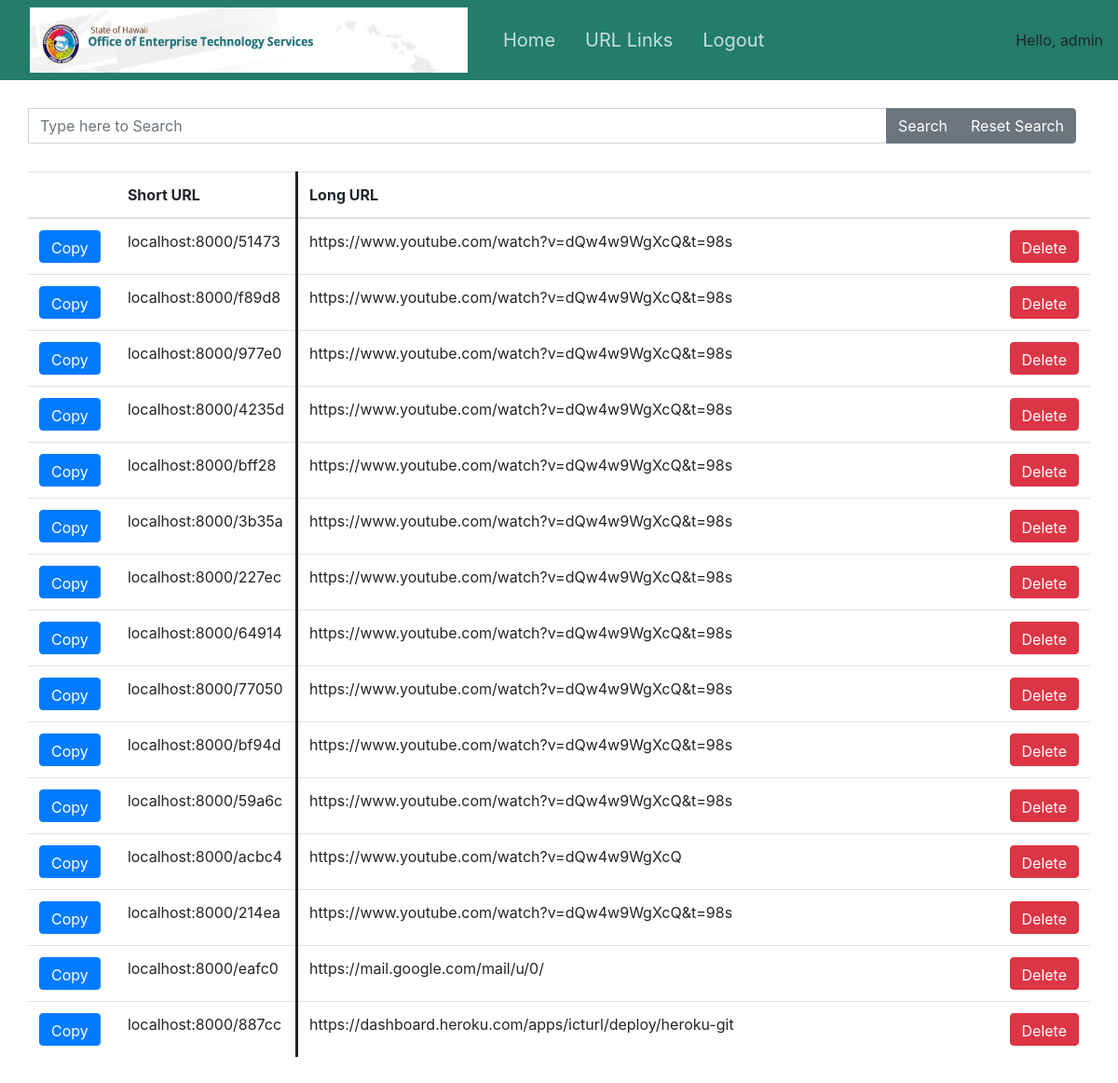
Page /manage/ (signed in) on the committed database.
### playground/models.py (models this page shows)
class Url(models.Model):
    longLink = models.CharField(max_length=1000)
    shortCode = models.CharField(max_length=30)

### playground/views.py (the view)
# urls.py: path('manage/', views.manage_view, name='manage'),
def manage_view(request):
    queryset = Url.objects.all()
    context = {
        'object_list': queryset
    }
    return render (request, 'manage.html', context)

### playground/templates/manage.html (shortened to what this page needs)
{%extends "base.html"%}
{%block content %}
<div class="input-group container" style="padding-left: 0px; padding-top: 30px; display: flex;">
    <input type="search-field" class="form-control" name="searchfield" id="searchfield"
        placeholder="Type here to Search">
    <div class = "input-group-append">
        <button type="button" class="btn btn-secondary" id="search" name="search">Search</button>
        <button type="button" class="btn btn-secondary" id="reset" name="reset"
            onClick="window.location.reload();">Reset Search</button>
    </div>
</div>
<div class="" style="padding: 30px;">
    <table class="table">
        <thead>
            <tr>
                <th class="col col-lg-1"></th>
                <th class="col col-lg-2">Short URL</th>
                <th class="col col-lg-8" style="border-left-style: solid;">Long URL</th>
                <th class="col col-lg-1"></th>
            </tr>
        </thead>
        <tbody>
            {%for instance in object_list %}
            <tr class="record">
                <td class="col col-lg-1"><button name="copy" class="btn btn-primary copy-btn" style="height:35px;"
                        short-add={{instance.shortCode}}>Copy</button></td>
                <td class="col col-lg-2">localhost:8000/{{instance.shortCode}}</td>
                <td class="col col-lg-8" style="border-left-style: solid;">{{instance.longLink}}</td>
                <td class="col col-lg-1"><a href="{%url 'delete_data' instance.id%}" type="button" id="delete" class="delete btn btn-danger"
                        style="height:35px; opacity: 100%;">Delete</a></td>
            </tr>
            {%endfor %}
        </tbody>
    </table>
</div>
{%endblock%}

### playground/templates/navbar.html (shortened to what this page needs)
{% load static %}
<nav class="navbar navbar-expand-lg navbar-light sticky-top" style="background-color: #237d68;">
    <img src="{% static '/logo.png' %}" width="500" height="70" class="d-inline-block align-top" alt="banner" style="padding-right: 30px;">
    <div class="collapse navbar-collapse" id="navbarSupportedContent">
      <ul class="navbar-nav mr-auto">
        <li class="nav-item active">
          <a style ="text-align: center; color: aliceblue;" class="navbar-brand nav-link" href="/">Home<span class="sr-only">(current)</span></a>
        </li>
        <li class="nav-item active">
          <a style ="text-align: center; color: aliceblue;" class="nav-link navbar-brand" href="/manage/">URL Links<span class="sr-only">(current)</span></a>
          </li>
          <li class="nav-item active">
            <a style ="text-align: center; color: aliceblue;" class="nav-link navbar-brand" href="{% url 'logoutUser' %}">Logout<span class="sr-only">(current)</span></a>
          </li>
      </ul>
        <span id="hellomsg">Hello, {{request.user}}</span>
    </div>
  </nav>

### playground/templates/navbar.html (style rules this page uses)
.nav-link { opacity: 80%; }

### rows in the picture
Url: shortCode "51473", longLink "https://www.youtube.com/watch?v=dQw4w9WgXcQ&t=98s"
Url: shortCode "f89d8", longLink "https://www.youtube.com/watch?v=dQw4w9WgXcQ&t=98s"
Url: shortCode "977e0", longLink "https://www.youtube.com/watch?v=dQw4w9WgXcQ&t=98s"
Url: shortCode "4235d", longLink "https://www.youtube.com/watch?v=dQw4w9WgXcQ&t=98s"
Url: shortCode "bff28", longLink "https://www.youtube.com/watch?v=dQw4w9WgXcQ&t=98s"
Url: shortCode "3b35a", longLink "https://www.youtube.com/watch?v=dQw4w9WgXcQ&t=98s"
Url: shortCode "227ec", longLink "https://www.youtube.com/watch?v=dQw4w9WgXcQ&t=98s"
Url: shortCode "64914", longLink "https://www.youtube.com/watch?v=dQw4w9WgXcQ&t=98s"
Url: shortCode "77050", longLink "https://www.youtube.com/watch?v=dQw4w9WgXcQ&t=98s"
Url: shortCode "bf94d", longLink "https://www.youtube.com/watch?v=dQw4w9WgXcQ&t=98s"
Url: shortCode "59a6c", longLink "https://www.youtube.com/watch?v=dQw4w9WgXcQ&t=98s"
Url: shortCode "acbc4", longLink "https://www.youtube.com/watch?v=dQw4w9WgXcQ"
Url: shortCode "214ea", longLink "https://www.youtube.com/watch?v=dQw4w9WgXcQ&t=98s"
Url: shortCode "eafc0", longLink "https://mail.google.com/mail/u/0/"
Url: shortCode "887cc", longLink "https://dashboard.heroku.com/apps/icturl/deploy/heroku-git"

### other values in the picture
{{ request.user }} "admin"
